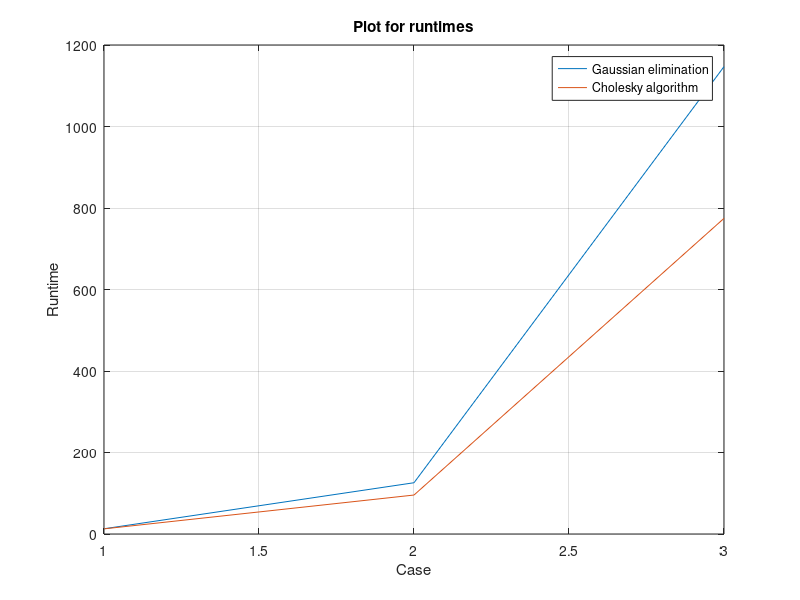

MATLAB code to generate this figure:
clc;
g1=[12.683683 12.831034 12.992619];
g2=[126.144976 125.544777 125.710479];
g3=[1147.385936 1141.724503 1151.625462];

c1=[12.535561 12.572393 12.712288];
c2=[98.339132 93.569628 94.963733];
c3=[782.649608 775.091424 766.032004];

ga1=mean(g1);
ga2=mean(g2);
ga3=mean(g3);

ca1=mean(c1);
ca2=mean(c2);
ca3=mean(c3);

x=[1 2 3];
y1=[ga1 ga2 ga3]
y2=[ca1 ca2 ca3]

plot(x,y1);
hold on
plot(x,y2);
grid on
title('Plot for runtimes');
xlabel('Case');
ylabel('Runtime');
legend('Gaussian elimination','Cholesky algorithm');

